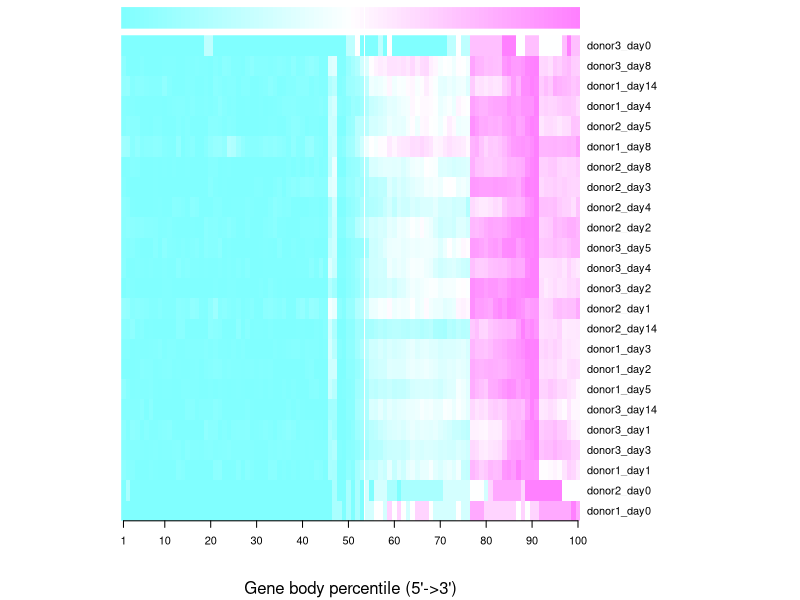
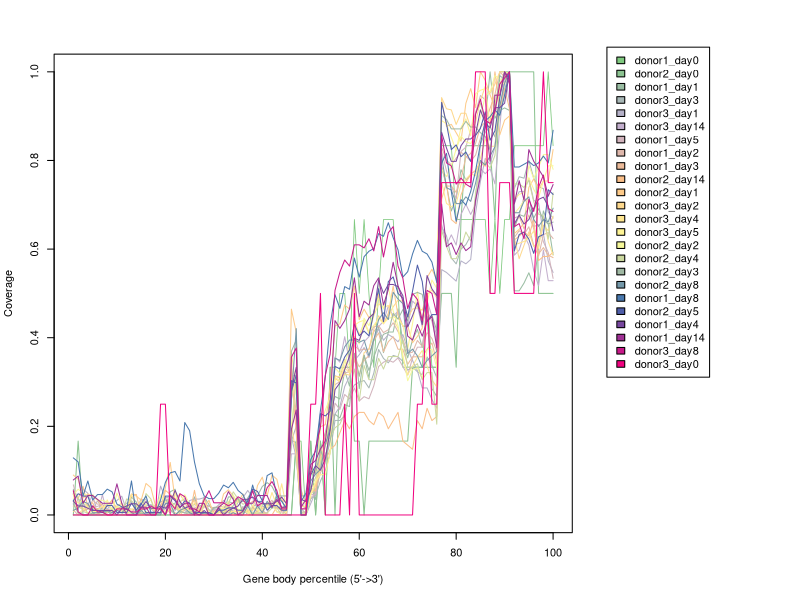

Here is the R script that generated these plots, in order:
donor1_day0 <- c(0.0,0.0,0.0,0.0,0.0,0.0,0.0,0.0,0.0,0.0,0.0,0.0,0.0,0.0,0.0,0.0,0.0,0.0,0.0,0.0,0.0,0.0,0.0,0.0,0.0,0.0,0.0,0.0,0.0,0.0,0.0,0.0,0.0,0.0,0.0,0.0,0.0,0.0,0.0,0.0,0.0,0.0,0.0,0.0,0.0,0.0,0.16666666666666666,0.16666666666666666,0.0,0.16666666666666666,0.0,0.16666666666666666,0.0,0.3333333333333333,0.3333333333333333,0.5,0.5,0.3333333333333333,0.6666666666666666,0.5,0.6666666666666666,0.5,0.3333333333333333,0.5,0.6666666666666666,0.6666666666666666,0.6666666666666666,0.5,0.3333333333333333,0.3333333333333333,0.3333333333333333,0.3333333333333333,0.3333333333333333,0.5,0.3333333333333333,0.3333333333333333,0.8333333333333334,0.8333333333333334,0.8333333333333334,0.6666666666666666,0.6666666666666666,0.6666666666666666,0.6666666666666666,0.6666666666666666,0.6666666666666666,0.6666666666666666,0.5,0.6666666666666666,0.5,0.6666666666666666,0.6666666666666666,0.8333333333333334,0.8333333333333334,0.8333333333333334,0.8333333333333334,0.8333333333333334,0.8333333333333334,0.8333333333333334,1.0,0.8333333333333334)
donor2_day0 <- c(0.0,0.16666666666666666,0.0,0.0,0.0,0.0,0.0,0.0,0.0,0.0,0.0,0.0,0.0,0.0,0.0,0.0,0.0,0.0,0.0,0.0,0.0,0.0,0.0,0.0,0.0,0.0,0.0,0.0,0.0,0.0,0.0,0.0,0.0,0.0,0.0,0.0,0.0,0.0,0.0,0.0,0.0,0.0,0.0,0.0,0.0,0.0,0.16666666666666666,0.0,0.0,0.16666666666666666,0.0,0.16666666666666666,0.0,0.3333333333333333,0.0,0.3333333333333333,0.3333333333333333,0.3333333333333333,0.16666666666666666,0.16666666666666666,0.0,0.16666666666666666,0.16666666666666666,0.16666666666666666,0.16666666666666666,0.16666666666666666,0.16666666666666666,0.16666666666666666,0.16666666666666666,0.16666666666666666,0.3333333333333333,0.3333333333333333,0.3333333333333333,0.3333333333333333,0.3333333333333333,0.3333333333333333,0.5,0.5,0.5,0.3333333333333333,0.6666666666666666,0.8333333333333334,0.8333333333333334,0.8333333333333334,0.8333333333333334,0.8333333333333334,0.8333333333333334,0.6666666666666666,1.0,1.0,1.0,1.0,1.0,1.0,1.0,1.0,0.5,0.5,0.5,0.5)
donor1_day1 <- c(0.05813953488372093,0.03488372093023256,0.029069767441860465,0.0,0.0,0.0,0.01744186046511628,0.011627906976744186,0.0,0.0,0.0,0.0,0.040697674418604654,0.029069767441860465,0.0,0.005813953488372093,0.005813953488372093,0.0,0.0,0.0,0.05232558139534884,0.05813953488372093,0.005813953488372093,0.005813953488372093,0.011627906976744186,0.040697674418604654,0.005813953488372093,0.040697674418604654,0.023255813953488372,0.005813953488372093,0.005813953488372093,0.005813953488372093,0.040697674418604654,0.040697674418604654,0.0,0.01744186046511628,0.0,0.01744186046511628,0.005813953488372093,0.023255813953488372,0.023255813953488372,0.01744186046511628,0.046511627906976744,0.03488372093023256,0.005813953488372093,0.1686046511627907,0.16279069767441862,0.0,0.0,0.06395348837209303,0.03488372093023256,0.14534883720930233,0.18604651162790697,0.23255813953488372,0.26744186046511625,0.2616279069767442,0.32558139534883723,0.29069767441860467,0.4011627906976744,0.28488372093023256,0.36046511627906974,0.3081395348837209,0.3953488372093023,0.42441860465116277,0.36627906976744184,0.4127906976744186,0.4127906976744186,0.46511627906976744,0.38953488372093026,0.3546511627906977,0.3953488372093023,0.4186046511627907,0.37790697674418605,0.4476744186046512,0.28488372093023256,0.26744186046511625,0.7848837209302325,0.7441860465116279,0.686046511627907,0.7151162790697675,0.7790697674418605,0.7558139534883721,0.7674418604651163,0.9069767441860465,0.9302325581395349,0.8895348837209303,1.0,0.8953488372093024,0.9127906976744186,0.9186046511627907,0.9127906976744186,0.5058139534883721,0.5058139534883721,0.5232558139534884,0.5465116279069767,0.5174418604651163,0.6046511627906976,0.686046511627907,0.6569767441860465,0.5872093023255814)
donor3_day3 <- c(0.03333333333333333,0.02,0.02,0.02,0.016666666666666666,0.013333333333333334,0.016666666666666666,0.023333333333333334,0.013333333333333334,0.016666666666666666,0.016666666666666666,0.02666666666666667,0.03,0.01,0.03666666666666667,0.02,0.023333333333333334,0.016666666666666666,0.03,0.03333333333333333,0.023333333333333334,0.02666666666666667,0.03,0.03666666666666667,0.02,0.023333333333333334,0.02,0.023333333333333334,0.02,0.013333333333333334,0.013333333333333334,0.013333333333333334,0.03,0.02666666666666667,0.03333333333333333,0.03,0.03333333333333333,0.02,0.023333333333333334,0.02,0.016666666666666666,0.02,0.016666666666666666,0.016666666666666666,0.016666666666666666,0.16666666666666666,0.2,0.016666666666666666,0.0,0.03666666666666667,0.043333333333333335,0.07666666666666666,0.1,0.14,0.21333333333333335,0.21333333333333335,0.22333333333333333,0.2733333333333333,0.29333333333333333,0.3,0.30333333333333334,0.2866666666666667,0.32,0.37333333333333335,0.35333333333333333,0.3433333333333333,0.36,0.3566666666666667,0.3466666666666667,0.32666666666666666,0.3333333333333333,0.3233333333333333,0.31666666666666665,0.3566666666666667,0.33666666666666667,0.31,0.65,0.63,0.58,0.5666666666666667,0.6,0.61,0.63,0.7133333333333334,0.8366666666666667,0.8633333333333333,0.8766666666666667,0.8533333333333334,0.9166666666666666,0.96,1.0,0.7366666666666667,0.7633333333333333,0.76,0.8,0.76,0.74,0.7366666666666667,0.6833333333333333,0.67)
donor3_day1 <- c(0.048859934853420196,0.009771986970684038,0.05863192182410423,0.048859934853420196,0.009771986970684038,0.03257328990228013,0.013029315960912053,0.013029315960912053,0.026058631921824105,0.03257328990228013,0.04234527687296417,0.009771986970684038,0.003257328990228013,0.006514657980456026,0.003257328990228013,0.003257328990228013,0.003257328990228013,0.003257328990228013,0.06514657980456026,0.03908794788273615,0.03908794788273615,0.009771986970684038,0.026058631921824105,0.009771986970684038,0.03257328990228013,0.035830618892508145,0.035830618892508145,0.03908794788273615,0.009771986970684038,0.013029315960912053,0.02280130293159609,0.03257328990228013,0.02280130293159609,0.006514657980456026,0.029315960912052116,0.03908794788273615,0.05537459283387622,0.03908794788273615,0.013029315960912053,0.026058631921824105,0.026058631921824105,0.026058631921824105,0.016286644951140065,0.013029315960912053,0.0,0.1758957654723127,0.13029315960912052,0.003257328990228013,0.0,0.026058631921824105,0.05211726384364821,0.12052117263843648,0.13355048859934854,0.16938110749185667,0.2280130293159609,0.24429967426710097,0.2899022801302932,0.3127035830618892,0.3485342019543974,0.36156351791530944,0.3778501628664495,0.3550488599348534,0.3941368078175896,0.4201954397394137,0.3941368078175896,0.40716612377850164,0.4006514657980456,0.39087947882736157,0.40716612377850164,0.3745928338762215,0.3485342019543974,0.3257328990228013,0.28664495114006516,0.28664495114006516,0.26058631921824105,0.24104234527687296,0.5537459283387622,0.5472312703583062,0.5374592833876222,0.5276872964169381,0.5732899022801303,0.5667752442996743,0.5765472312703583,0.6807817589576547,0.752442996742671,0.8045602605863192,0.7915309446254072,0.8306188925081434,0.9543973941368078,0.9771986970684039,1.0,0.7035830618892508,0.7296416938110749,0.7296416938110749,0.758957654723127,0.7100977198697068,0.7035830618892508,0.6351791530944625,0.5732899022801303,0.5472312703583062)
donor3_day14 <- c(0.022988505747126436,0.022988505747126436,0.022988505747126436,0.022988505747126436,0.04597701149425287,0.0,0.04597701149425287,0.0,0.0,0.0,0.0,0.0,0.0,0.0,0.034482758620689655,0.034482758620689655,0.011494252873563218,0.022988505747126436,0.022988505747126436,0.022988505747126436,0.04597701149425287,0.034482758620689655,0.011494252873563218,0.011494252873563218,0.011494252873563218,0.011494252873563218,0.011494252873563218,0.022988505747126436,0.011494252873563218,0.0,0.0,0.0,0.0,0.0,0.0,0.0,0.022988505747126436,0.0,0.022988505747126436,0.011494252873563218,0.0,0.0,0.0,0.0,0.0,0.13793103448275862,0.13793103448275862,0.0,0.0,0.04597701149425287,0.04597701149425287,0.14942528735632185,0.16091954022988506,0.1839080459770115,0.3563218390804598,0.3448275862068966,0.40229885057471265,0.3448275862068966,0.40229885057471265,0.367816091954023,0.39080459770114945,0.40229885057471265,0.42528735632183906,0.42528735632183906,0.4367816091954023,0.47126436781609193,0.4482758620689655,0.45977011494252873,0.42528735632183906,0.42528735632183906,0.4827586206896552,0.47126436781609193,0.42528735632183906,0.4827586206896552,0.4482758620689655,0.40229885057471265,0.6551724137931034,0.6091954022988506,0.632183908045977,0.6091954022988506,0.6781609195402298,0.7011494252873564,0.6781609195402298,0.7011494252873564,0.7816091954022989,0.7701149425287356,0.7816091954022989,0.7471264367816092,0.8735632183908046,1.0,0.9310344827586207,0.5862068965517241,0.5977011494252874,0.632183908045977,0.6091954022988506,0.5517241379310345,0.5172413793103449,0.5977011494252874,0.5287356321839081,0.5287356321839081)
donor1_day5 <- c(0.06796116504854369,0.02912621359223301,0.014563106796116505,0.019417475728155338,0.019417475728155338,0.019417475728155338,0.024271844660194174,0.009708737864077669,0.0,0.009708737864077669,0.009708737864077669,0.0048543689320388345,0.0048543689320388345,0.019417475728155338,0.019417475728155338,0.014563106796116505,0.014563106796116505,0.0048543689320388345,0.0048543689320388345,0.014563106796116505,0.0048543689320388345,0.014563106796116505,0.009708737864077669,0.0048543689320388345,0.009708737864077669,0.014563106796116505,0.009708737864077669,0.0048543689320388345,0.0,0.009708737864077669,0.014563106796116505,0.0048543689320388345,0.014563106796116505,0.0,0.0,0.019417475728155338,0.0,0.019417475728155338,0.0048543689320388345,0.0048543689320388345,0.0048543689320388345,0.02912621359223301,0.03398058252427184,0.009708737864077669,0.009708737864077669,0.2912621359223301,0.22330097087378642,0.009708737864077669,0.019417475728155338,0.038834951456310676,0.04854368932038835,0.1262135922330097,0.13592233009708737,0.1650485436893204,0.2524271844660194,0.23786407766990292,0.27184466019417475,0.2621359223300971,0.28640776699029125,0.25728155339805825,0.2669902912621359,0.2621359223300971,0.2912621359223301,0.33495145631067963,0.3446601941747573,0.34951456310679613,0.3446601941747573,0.35436893203883496,0.33495145631067963,0.3155339805825243,0.35436893203883496,0.3786407766990291,0.3786407766990291,0.46116504854368934,0.4368932038834951,0.3883495145631068,0.8203883495145631,0.7766990291262136,0.7427184466019418,0.7135922330097088,0.8203883495145631,0.8300970873786407,0.8689320388349514,0.9077669902912622,0.9466019417475728,0.9368932038834952,0.8737864077669902,0.9223300970873787,0.9029126213592233,0.9951456310679612,1.0,0.6699029126213593,0.6747572815533981,0.7184466019417476,0.6941747572815534,0.6504854368932039,0.6553398058252428,0.616504854368932,0.5922330097087378,0.5339805825242718)
donor1_day2 <- c(0.011061946902654867,0.0,0.008849557522123894,0.01327433628318584,0.033185840707964605,0.024336283185840708,0.024336283185840708,0.011061946902654867,0.015486725663716814,0.01991150442477876,0.02654867256637168,0.011061946902654867,0.01327433628318584,0.011061946902654867,0.011061946902654867,0.01327433628318584,0.017699115044247787,0.0022123893805309734,0.022123893805309734,0.028761061946902654,0.0420353982300885,0.035398230088495575,0.017699115044247787,0.024336283185840708,0.017699115044247787,0.017699115044247787,0.015486725663716814,0.017699115044247787,0.01991150442477876,0.015486725663716814,0.01991150442477876,0.017699115044247787,0.022123893805309734,0.004424778761061947,0.0022123893805309734,0.004424778761061947,0.00663716814159292,0.0,0.0022123893805309734,0.004424778761061947,0.024336283185840708,0.033185840707964605,0.00663716814159292,0.00663716814159292,0.004424778761061947,0.3141592920353982,0.3141592920353982,0.00663716814159292,0.00663716814159292,0.05088495575221239,0.05309734513274336,0.09513274336283185,0.1172566371681416,0.20575221238938052,0.2942477876106195,0.3008849557522124,0.32079646017699115,0.3230088495575221,0.3827433628318584,0.37168141592920356,0.37389380530973454,0.37389380530973454,0.413716814159292,0.4269911504424779,0.41150442477876104,0.41814159292035397,0.4336283185840708,0.413716814159292,0.39601769911504425,0.36504424778761063,0.3672566371681416,0.3938053097345133,0.3805309734513274,0.41150442477876104,0.39823008849557523,0.3694690265486726,0.8296460176991151,0.8008849557522124,0.7898230088495575,0.8053097345132744,0.8185840707964602,0.8097345132743363,0.7986725663716814,0.8119469026548672,0.8495575221238938,0.8827433628318584,0.8915929203539823,0.9070796460176991,0.9712389380530974,1.0,0.9867256637168141,0.6261061946902655,0.6415929203539823,0.6327433628318584,0.6504424778761062,0.6084070796460177,0.584070796460177,0.6327433628318584,0.6371681415929203,0.6238938053097345)
donor1_day3 <- c(0.019830028328611898,0.019830028328611898,0.0113314447592068,0.014164305949008499,0.014164305949008499,0.014164305949008499,0.0169971671388102,0.019830028328611898,0.0339943342776204,0.0113314447592068,0.019830028328611898,0.019830028328611898,0.0113314447592068,0.0113314447592068,0.0169971671388102,0.0169971671388102,0.0169971671388102,0.0169971671388102,0.028328611898016998,0.0169971671388102,0.031161473087818695,0.014164305949008499,0.014164305949008499,0.0113314447592068,0.0226628895184136,0.0113314447592068,0.019830028328611898,0.0056657223796034,0.0,0.0,0.0,0.0028328611898017,0.0056657223796034,0.0169971671388102,0.0113314447592068,0.014164305949008499,0.019830028328611898,0.031161473087818695,0.031161473087818695,0.014164305949008499,0.025495750708215296,0.0226628895184136,0.019830028328611898,0.0084985835694051,0.0169971671388102,0.34277620396600567,0.22662889518413598,0.028328611898016998,0.0113314447592068,0.06515580736543909,0.06515580736543909,0.1359773371104816,0.1813031161473088,0.2237960339943343,0.31444759206798867,0.3087818696883853,0.35127478753541075,0.32011331444759206,0.35694050991501414,0.3342776203966006,0.34844192634560905,0.3597733711048159,0.3937677053824363,0.41076487252124644,0.36827195467422097,0.3909348441926346,0.40226628895184136,0.37393767705382436,0.37393767705382436,0.33994334277620397,0.35694050991501414,0.35694050991501414,0.35694050991501414,0.37393767705382436,0.3881019830028329,0.34560906515580736,0.7875354107648725,0.7422096317280453,0.7422096317280453,0.7280453257790368,0.7592067988668555,0.8073654390934845,0.8158640226628895,0.8385269121813032,0.8753541076487252,0.886685552407932,0.9178470254957507,0.9490084985835694,1.0,0.9886685552407932,0.9971671388101983,0.6515580736543909,0.6742209631728046,0.6458923512747875,0.6770538243626062,0.6458923512747875,0.5892351274787535,0.603399433427762,0.5864022662889519,0.5807365439093485)
donor2_day14 <- c(0.046296296296296294,0.037037037037037035,0.06481481481481481,0.018518518518518517,0.027777777777777776,0.0,0.009259259259259259,0.0,0.0,0.0,0.0,0.0,0.046296296296296294,0.046296296296296294,0.0,0.0,0.0,0.0,0.0,0.05555555555555555,0.046296296296296294,0.037037037037037035,0.0,0.0,0.0,0.05555555555555555,0.0,0.037037037037037035,0.0,0.009259259259259259,0.009259259259259259,0.0,0.018518518518518517,0.0,0.0,0.0,0.0,0.0,0.009259259259259259,0.009259259259259259,0.0,0.0,0.018518518518518517,0.009259259259259259,0.027777777777777776,0.32407407407407407,0.18518518518518517,0.0,0.0,0.05555555555555555,0.05555555555555555,0.12962962962962962,0.12037037037037036,0.14814814814814814,0.1574074074074074,0.18518518518518517,0.21296296296296297,0.19444444444444445,0.2222222222222222,0.23148148148148148,0.23148148148148148,0.21296296296296297,0.2037037037037037,0.23148148148148148,0.2222222222222222,0.19444444444444445,0.21296296296296297,0.23148148148148148,0.16666666666666666,0.1574074074074074,0.14814814814814814,0.21296296296296297,0.19444444444444445,0.24074074074074073,0.21296296296296297,0.2222222222222222,0.7129629629629629,0.75,0.6666666666666666,0.6574074074074074,0.7222222222222222,0.75,0.7685185185185185,0.7777777777777778,0.7962962962962963,0.7870370370370371,0.8796296296296297,1.0,0.9166666666666666,0.9629629629629629,0.9166666666666666,0.6203703703703703,0.6296296296296297,0.6388888888888888,0.6296296296296297,0.6666666666666666,0.5740740740740741,0.5833333333333334,0.5833333333333334,0.5925925925925926)
donor2_day1 <- c(0.09004739336492891,0.08056872037914692,0.037914691943127965,0.04739336492890995,0.04265402843601896,0.03317535545023697,0.018957345971563982,0.018957345971563982,0.03317535545023697,0.014218009478672985,0.014218009478672985,0.014218009478672985,0.04739336492890995,0.04265402843601896,0.03317535545023697,0.07109004739336493,0.061611374407582936,0.018957345971563982,0.014218009478672985,0.061611374407582936,0.11848341232227488,0.03317535545023697,0.04739336492890995,0.02843601895734597,0.018957345971563982,0.03317535545023697,0.0,0.018957345971563982,0.03317535545023697,0.0,0.004739336492890996,0.04739336492890995,0.05687203791469194,0.04265402843601896,0.02843601895734597,0.04739336492890995,0.009478672985781991,0.009478672985781991,0.06635071090047394,0.08530805687203792,0.04265402843601896,0.09004739336492891,0.08056872037914692,0.03317535545023697,0.02843601895734597,0.46445497630331756,0.41232227488151657,0.05687203791469194,0.023696682464454975,0.0947867298578199,0.0947867298578199,0.1990521327014218,0.2037914691943128,0.2890995260663507,0.4265402843601896,0.4312796208530806,0.47393364928909953,0.46445497630331756,0.5165876777251185,0.44075829383886256,0.46445497630331756,0.44549763033175355,0.4549763033175355,0.4976303317535545,0.4312796208530806,0.4549763033175355,0.5165876777251185,0.45023696682464454,0.4265402843601896,0.4265402843601896,0.3886255924170616,0.4028436018957346,0.4218009478672986,0.5355450236966824,0.5545023696682464,0.5308056872037915,0.9383886255924171,0.8767772511848341,0.8815165876777251,0.8625592417061612,0.8436018957345972,0.9289099526066351,0.9620853080568721,0.919431279620853,1.0,0.981042654028436,0.9478672985781991,0.919431279620853,0.8578199052132701,0.8909952606635071,0.9004739336492891,0.6350710900473934,0.6445497630331753,0.6587677725118484,0.7393364928909952,0.7582938388625592,0.7345971563981043,0.7535545023696683,0.7535545023696683,0.8246445497630331)
donor3_day2 <- c(0.007575757575757576,0.020202020202020204,0.015151515151515152,0.005050505050505051,0.007575757575757576,0.005050505050505051,0.007575757575757576,0.005050505050505051,0.007575757575757576,0.012626262626262626,0.012626262626262626,0.005050505050505051,0.005050505050505051,0.005050505050505051,0.0,0.0,0.0,0.0,0.007575757575757576,0.0025252525252525255,0.012626262626262626,0.005050505050505051,0.0,0.012626262626262626,0.015151515151515152,0.0,0.0025252525252525255,0.0,0.0,0.0,0.017676767676767676,0.005050505050505051,0.027777777777777776,0.015151515151515152,0.0,0.010101010101010102,0.007575757575757576,0.0025252525252525255,0.0025252525252525255,0.0025252525252525255,0.0025252525252525255,0.0,0.0,0.0,0.0,0.20454545454545456,0.13383838383838384,0.007575757575757576,0.0,0.045454545454545456,0.06818181818181818,0.10353535353535354,0.15656565656565657,0.17676767676767677,0.30808080808080807,0.3005050505050505,0.3181818181818182,0.31565656565656564,0.351010101010101,0.31313131313131315,0.3661616161616162,0.37373737373737376,0.41919191919191917,0.4494949494949495,0.4318181818181818,0.4494949494949495,0.4696969696969697,0.48484848484848486,0.4823232323232323,0.4444444444444444,0.46464646464646464,0.4671717171717172,0.4621212121212121,0.49747474747474746,0.5075757575757576,0.4898989898989899,0.9419191919191919,0.9166666666666666,0.9141414141414141,0.8813131313131313,0.9065656565656566,0.9065656565656566,0.8737373737373737,0.8863636363636364,0.9343434343434344,0.9671717171717171,0.952020202020202,0.9722222222222222,1.0,1.0,0.9949494949494949,0.6262626262626263,0.5782828282828283,0.6085858585858586,0.6388888888888888,0.6060606060606061,0.6161616161616161,0.6540404040404041,0.6414141414141414,0.6742424242424242)
donor3_day4 <- c(0.046875,0.00390625,0.01171875,0.01953125,0.015625,0.01171875,0.01953125,0.0078125,0.0078125,0.01953125,0.0078125,0.0078125,0.046875,0.01953125,0.03125,0.015625,0.015625,0.0078125,0.015625,0.0078125,0.01171875,0.01953125,0.0078125,0.01953125,0.0078125,0.02734375,0.0078125,0.03515625,0.00390625,0.0,0.0,0.0078125,0.0078125,0.0078125,0.0078125,0.0078125,0.01171875,0.01171875,0.015625,0.015625,0.015625,0.05078125,0.01953125,0.0703125,0.015625,0.3671875,0.28515625,0.01953125,0.01953125,0.05078125,0.07421875,0.125,0.1640625,0.2265625,0.3125,0.3125,0.33203125,0.3203125,0.44140625,0.40625,0.43359375,0.41015625,0.44921875,0.4765625,0.46875,0.47265625,0.44140625,0.421875,0.35546875,0.31640625,0.3359375,0.35546875,0.37109375,0.3359375,0.3046875,0.2890625,0.75,0.703125,0.6953125,0.703125,0.74609375,0.7578125,0.76953125,0.765625,0.8046875,0.84765625,0.83203125,0.83203125,0.95703125,1.0,0.99609375,0.609375,0.61328125,0.6171875,0.625,0.640625,0.6015625,0.671875,0.6171875,0.5859375)
donor3_day5 <- c(0.03787878787878788,0.026515151515151516,0.03409090909090909,0.015151515151515152,0.007575757575757576,0.007575757575757576,0.007575757575757576,0.03409090909090909,0.007575757575757576,0.04924242424242424,0.022727272727272728,0.01893939393939394,0.011363636363636364,0.022727272727272728,0.011363636363636364,0.022727272727272728,0.03409090909090909,0.011363636363636364,0.041666666666666664,0.030303030303030304,0.030303030303030304,0.05303030303030303,0.007575757575757576,0.015151515151515152,0.007575757575757576,0.003787878787878788,0.003787878787878788,0.003787878787878788,0.007575757575757576,0.003787878787878788,0.011363636363636364,0.015151515151515152,0.011363636363636364,0.0,0.03787878787878788,0.0,0.0,0.022727272727272728,0.011363636363636364,0.011363636363636364,0.022727272727272728,0.022727272727272728,0.007575757575757576,0.0,0.007575757575757576,0.2689393939393939,0.3068181818181818,0.0,0.0,0.045454545454545456,0.07575757575757576,0.09090909090909091,0.09090909090909091,0.14015151515151514,0.3106060606060606,0.30303030303030304,0.3371212121212121,0.38257575757575757,0.42803030303030304,0.4356060606060606,0.4393939393939394,0.4128787878787879,0.42803030303030304,0.4431818181818182,0.4318181818181818,0.4431818181818182,0.44696969696969696,0.4431818181818182,0.42803030303030304,0.375,0.4318181818181818,0.5037878787878788,0.4356060606060606,0.4772727272727273,0.5303030303030303,0.5113636363636364,0.8901515151515151,0.8825757575757576,0.8522727272727273,0.821969696969697,0.875,0.8939393939393939,0.8560606060606061,0.9507575757575758,0.9583333333333334,0.9621212121212122,0.8825757575757576,0.928030303030303,0.9772727272727273,0.9734848484848485,1.0,0.7121212121212122,0.7234848484848485,0.7272727272727273,0.7613636363636364,0.7348484848484849,0.7159090909090909,0.7537878787878788,0.7878787878787878,0.7878787878787878)
donor2_day2 <- c(0.04564315352697095,0.058091286307053944,0.04979253112033195,0.04149377593360996,0.04564315352697095,0.03319502074688797,0.03319502074688797,0.029045643153526972,0.012448132780082987,0.016597510373443983,0.024896265560165973,0.008298755186721992,0.004149377593360996,0.0,0.004149377593360996,0.008298755186721992,0.0,0.0,0.04564315352697095,0.029045643153526972,0.03319502074688797,0.016597510373443983,0.024896265560165973,0.04564315352697095,0.024896265560165973,0.0,0.0,0.024896265560165973,0.0,0.004149377593360996,0.004149377593360996,0.02074688796680498,0.029045643153526972,0.04564315352697095,0.012448132780082987,0.012448132780082987,0.004149377593360996,0.004149377593360996,0.004149377593360996,0.024896265560165973,0.024896265560165973,0.024896265560165973,0.029045643153526972,0.016597510373443983,0.016597510373443983,0.2033195020746888,0.3029045643153527,0.029045643153526972,0.029045643153526972,0.0995850622406639,0.0995850622406639,0.2033195020746888,0.23651452282157676,0.26556016597510373,0.33195020746887965,0.31950207468879666,0.34854771784232363,0.3360995850622407,0.4024896265560166,0.38589211618257263,0.44398340248962653,0.42738589211618255,0.45643153526970953,0.4896265560165975,0.46473029045643155,0.5145228215767634,0.4605809128630705,0.42738589211618255,0.36099585062240663,0.3029045643153527,0.3278008298755187,0.33195020746887965,0.3070539419087137,0.37344398340248963,0.37344398340248963,0.33195020746887965,0.7800829875518672,0.7634854771784232,0.7883817427385892,0.8257261410788381,0.8547717842323651,0.8423236514522822,0.8381742738589212,0.8589211618257261,0.8962655601659751,0.946058091286307,0.9543568464730291,0.991701244813278,0.983402489626556,0.983402489626556,1.0,0.6804979253112033,0.6929460580912863,0.7095435684647303,0.7883817427385892,0.7593360995850622,0.7842323651452282,0.8132780082987552,0.8132780082987552,0.7800829875518672)
donor2_day4 <- c(0.05220883534136546,0.040160642570281124,0.008032128514056224,0.004016064257028112,0.004016064257028112,0.0,0.0,0.008032128514056224,0.012048192771084338,0.0,0.0,0.03614457831325301,0.0321285140562249,0.020080321285140562,0.0,0.04819277108433735,0.03614457831325301,0.0,0.0,0.0,0.024096385542168676,0.024096385542168676,0.0,0.0,0.008032128514056224,0.008032128514056224,0.008032128514056224,0.020080321285140562,0.012048192771084338,0.0,0.0,0.0,0.024096385542168676,0.05220883534136546,0.03614457831325301,0.024096385542168676,0.028112449799196786,0.004016064257028112,0.004016064257028112,0.004016064257028112,0.004016064257028112,0.01606425702811245,0.01606425702811245,0.0,0.012048192771084338,0.17269076305220885,0.321285140562249,0.004016064257028112,0.008032128514056224,0.060240963855421686,0.08433734939759036,0.11646586345381527,0.1686746987951807,0.17269076305220885,0.19678714859437751,0.20481927710843373,0.2289156626506024,0.28112449799196787,0.3293172690763052,0.2570281124497992,0.3373493975903614,0.30522088353413657,0.30522088353413657,0.3534136546184739,0.3293172690763052,0.357429718875502,0.357429718875502,0.357429718875502,0.39357429718875503,0.3333333333333333,0.3333333333333333,0.3413654618473896,0.30522088353413657,0.321285140562249,0.321285140562249,0.20481927710843373,0.642570281124498,0.606425702811245,0.5783132530120482,0.5783132530120482,0.6024096385542169,0.6385542168674698,0.6184738955823293,0.7269076305220884,0.7871485943775101,0.7951807228915663,0.7831325301204819,0.8112449799196787,0.9076305220883534,0.9477911646586346,1.0,0.7469879518072289,0.7469879518072289,0.7389558232931727,0.7550200803212851,0.7068273092369478,0.678714859437751,0.6746987951807228,0.6224899598393574,0.7269076305220884)
donor2_day3 <- c(0.02575107296137339,0.004291845493562232,0.0,0.0,0.004291845493562232,0.0,0.0,0.008583690987124463,0.0,0.0,0.0,0.0,0.0,0.0,0.004291845493562232,0.0,0.004291845493562232,0.0,0.004291845493562232,0.03862660944206009,0.012875536480686695,0.0,0.008583690987124463,0.004291845493562232,0.004291845493562232,0.004291845493562232,0.0,0.004291845493562232,0.0,0.017167381974248927,0.017167381974248927,0.004291845493562232,0.0,0.02145922746781116,0.03862660944206009,0.004291845493562232,0.03862660944206009,0.055793991416309016,0.04291845493562232,0.06437768240343347,0.07296137339055794,0.06437768240343347,0.04291845493562232,0.04291845493562232,0.04291845493562232,0.36909871244635195,0.3948497854077253,0.04291845493562232,0.04291845493562232,0.09871244635193133,0.0944206008583691,0.1459227467811159,0.12017167381974249,0.16738197424892703,0.22746781115879827,0.21888412017167383,0.24892703862660945,0.2446351931330472,0.3648068669527897,0.3133047210300429,0.3605150214592275,0.3261802575107296,0.3562231759656652,0.38626609442060084,0.40772532188841204,0.41201716738197425,0.45493562231759654,0.44206008583690987,0.463519313304721,0.43776824034334766,0.4978540772532189,0.5021459227467812,0.4978540772532189,0.4334763948497854,0.45064377682403434,0.41630901287553645,0.9012875536480687,0.8927038626609443,0.871244635193133,0.871244635193133,0.871244635193133,0.8884120171673819,0.8755364806866953,0.8755364806866953,0.8626609442060086,0.8540772532188842,0.8240343347639485,0.9141630901287554,0.9914163090128756,0.9828326180257511,1.0,0.648068669527897,0.6781115879828327,0.6738197424892703,0.6952789699570815,0.6695278969957081,0.6909871244635193,0.6652360515021459,0.6566523605150214,0.6609442060085837)
donor2_day8 <- c(0.010256410256410256,0.015384615384615385,0.03076923076923077,0.02564102564102564,0.005128205128205128,0.005128205128205128,0.005128205128205128,0.010256410256410256,0.005128205128205128,0.010256410256410256,0.005128205128205128,0.015384615384615385,0.005128205128205128,0.0,0.010256410256410256,0.0,0.0,0.0,0.0,0.02564102564102564,0.02564102564102564,0.0,0.010256410256410256,0.015384615384615385,0.005128205128205128,0.0,0.0,0.005128205128205128,0.005128205128205128,0.0,0.0,0.0,0.0,0.005128205128205128,0.0,0.0,0.020512820512820513,0.0,0.020512820512820513,0.005128205128205128,0.03076923076923077,0.015384615384615385,0.041025641025641026,0.015384615384615385,0.020512820512820513,0.26153846153846155,0.4205128205128205,0.0,0.0,0.07692307692307693,0.09230769230769231,0.10256410256410256,0.15897435897435896,0.19487179487179487,0.35384615384615387,0.3487179487179487,0.37948717948717947,0.39487179487179486,0.39487179487179486,0.38974358974358975,0.39487179487179486,0.358974358974359,0.39487179487179486,0.441025641025641,0.4564102564102564,0.441025641025641,0.5025641025641026,0.48717948717948717,0.47692307692307695,0.3641025641025641,0.37435897435897436,0.358974358974359,0.3333333333333333,0.3487179487179487,0.358974358974359,0.36923076923076925,0.8102564102564103,0.7384615384615385,0.7333333333333333,0.7025641025641025,0.7025641025641025,0.717948717948718,0.7076923076923077,0.7487179487179487,0.8,0.7897435897435897,0.8102564102564103,0.8307692307692308,0.9230769230769231,0.9743589743589743,1.0,0.6820512820512821,0.6820512820512821,0.7076923076923077,0.717948717948718,0.6666666666666666,0.6512820512820513,0.6666666666666666,0.6615384615384615,0.6923076923076923)
donor1_day8 <- c(0.12883435582822086,0.1196319018404908,0.04294478527607362,0.07668711656441718,0.03374233128834356,0.046012269938650305,0.046012269938650305,0.05828220858895705,0.05214723926380368,0.024539877300613498,0.018404907975460124,0.012269938650306749,0.07668711656441718,0.0,0.024539877300613498,0.04294478527607362,0.006134969325153374,0.006134969325153374,0.03374233128834356,0.0736196319018405,0.0950920245398773,0.09815950920245399,0.07668711656441718,0.2085889570552147,0.1901840490797546,0.1196319018404908,0.0705521472392638,0.04294478527607362,0.03680981595092025,0.03680981595092025,0.049079754601226995,0.06748466257668712,0.06134969325153374,0.0736196319018405,0.05521472392638037,0.046012269938650305,0.02147239263803681,0.06748466257668712,0.03067484662576687,0.03067484662576687,0.08895705521472393,0.0950920245398773,0.04294478527607362,0.03067484662576687,0.015337423312883436,0.2791411042944785,0.3159509202453988,0.03067484662576687,0.049079754601226995,0.12576687116564417,0.1441717791411043,0.2361963190184049,0.3128834355828221,0.4294478527607362,0.49693251533742333,0.4662576687116564,0.5153374233128835,0.50920245398773,0.5797546012269938,0.5368098159509203,0.5828220858895705,0.5950920245398773,0.6012269938650306,0.6349693251533742,0.6288343558282209,0.6595092024539877,0.6257668711656442,0.598159509202454,0.5368098159509203,0.549079754601227,0.588957055214724,0.6196319018404908,0.5950920245398773,0.588957055214724,0.5705521472392638,0.5245398773006135,0.7944785276073619,0.8159509202453987,0.7300613496932515,0.6625766871165644,0.7116564417177914,0.6993865030674846,0.7300613496932515,0.7760736196319018,0.8374233128834356,0.8895705521472392,0.8987730061349694,0.9141104294478528,0.901840490797546,0.9478527607361963,1.0,0.7852760736196319,0.7852760736196319,0.7914110429447853,0.7975460122699386,0.7883435582822086,0.7944785276073619,0.8098159509202454,0.7944785276073619,0.8680981595092024)
donor2_day5 <- c(0.031914893617021274,0.047872340425531915,0.0425531914893617,0.0425531914893617,0.010638297872340425,0.010638297872340425,0.005319148936170213,0.02127659574468085,0.02127659574468085,0.005319148936170213,0.005319148936170213,0.005319148936170213,0.026595744680851064,0.010638297872340425,0.026595744680851064,0.005319148936170213,0.005319148936170213,0.005319148936170213,0.005319148936170213,0.0425531914893617,0.0425531914893617,0.031914893617021274,0.015957446808510637,0.031914893617021274,0.026595744680851064,0.005319148936170213,0.005319148936170213,0.005319148936170213,0.005319148936170213,0.0,0.010638297872340425,0.010638297872340425,0.015957446808510637,0.015957446808510637,0.010638297872340425,0.010638297872340425,0.031914893617021274,0.05851063829787234,0.05319148936170213,0.031914893617021274,0.010638297872340425,0.02127659574468085,0.02127659574468085,0.010638297872340425,0.010638297872340425,0.30319148936170215,0.2978723404255319,0.0,0.0,0.09042553191489362,0.11170212765957446,0.22872340425531915,0.22340425531914893,0.23404255319148937,0.3351063829787234,0.32978723404255317,0.35638297872340424,0.3723404255319149,0.4308510638297872,0.40425531914893614,0.4148936170212766,0.40425531914893614,0.4574468085106383,0.5106382978723404,0.43617021276595747,0.526595744680851,0.5372340425531915,0.5,0.48936170212765956,0.44680851063829785,0.5053191489361702,0.5638297872340425,0.526595744680851,0.43617021276595747,0.4521276595744681,0.4521276595744681,0.9308510638297872,0.8829787234042553,0.824468085106383,0.8351063829787234,0.8085106382978723,0.8191489361702128,0.7978723404255319,0.8563829787234043,0.8723404255319149,0.9095744680851063,0.8457446808510638,0.8670212765957447,0.9414893617021277,1.0,0.9840425531914894,0.5957446808510638,0.6329787234042553,0.6382978723404256,0.6223404255319149,0.5904255319148937,0.6276595744680851,0.6329787234042553,0.7340425531914894,0.723404255319149)
donor1_day4 <- c(0.030303030303030304,0.020202020202020204,0.020202020202020204,0.015151515151515152,0.010101010101010102,0.010101010101010102,0.010101010101010102,0.010101010101010102,0.010101010101010102,0.0,0.015151515151515152,0.020202020202020204,0.025252525252525252,0.025252525252525252,0.015151515151515152,0.030303030303030304,0.015151515151515152,0.015151515151515152,0.020202020202020204,0.015151515151515152,0.025252525252525252,0.05555555555555555,0.030303030303030304,0.015151515151515152,0.020202020202020204,0.005050505050505051,0.0,0.010101010101010102,0.0,0.0,0.015151515151515152,0.0,0.010101010101010102,0.015151515151515152,0.020202020202020204,0.03535353535353535,0.03535353535353535,0.04040404040404041,0.030303030303030304,0.025252525252525252,0.025252525252525252,0.025252525252525252,0.030303030303030304,0.04040404040404041,0.025252525252525252,0.2828282828282828,0.3333333333333333,0.03535353535353535,0.030303030303030304,0.05555555555555555,0.1111111111111111,0.10101010101010101,0.12626262626262627,0.1919191919191919,0.2828282828282828,0.29797979797979796,0.3282828282828283,0.35858585858585856,0.398989898989899,0.3939393939393939,0.42424242424242425,0.4444444444444444,0.45454545454545453,0.5303030303030303,0.5,0.5202020202020202,0.5202020202020202,0.5151515151515151,0.494949494949495,0.42424242424242425,0.4494949494949495,0.4797979797979798,0.4292929292929293,0.5404040404040404,0.51010101010101,0.494949494949495,0.8636363636363636,0.8282828282828283,0.797979797979798,0.797979797979798,0.8333333333333334,0.8484848484848485,0.8484848484848485,0.8585858585858586,0.9141414141414141,0.8838383838383839,0.8737373737373737,0.9191919191919192,0.9191919191919192,0.9292929292929293,1.0,0.6565656565656566,0.6767676767676768,0.6565656565656566,0.6666666666666666,0.6919191919191919,0.7121212121212122,0.7171717171717171,0.696969696969697,0.6414141414141414)
donor1_day14 <- c(0.07894736842105263,0.08771929824561403,0.02631578947368421,0.043859649122807015,0.043859649122807015,0.03508771929824561,0.02631578947368421,0.02631578947368421,0.02631578947368421,0.07017543859649122,0.02631578947368421,0.0,0.0,0.0,0.017543859649122806,0.017543859649122806,0.0,0.0,0.017543859649122806,0.0,0.043859649122807015,0.03508771929824561,0.017543859649122806,0.02631578947368421,0.02631578947368421,0.0,0.02631578947368421,0.02631578947368421,0.0,0.0,0.017543859649122806,0.02631578947368421,0.05263157894736842,0.03508771929824561,0.0,0.008771929824561403,0.02631578947368421,0.02631578947368421,0.043859649122807015,0.043859649122807015,0.043859649122807015,0.017543859649122806,0.03508771929824561,0.017543859649122806,0.017543859649122806,0.19298245614035087,0.23684210526315788,0.017543859649122806,0.03508771929824561,0.11403508771929824,0.12280701754385964,0.14912280701754385,0.16666666666666666,0.2543859649122807,0.43859649122807015,0.42105263157894735,0.43859649122807015,0.4649122807017544,0.5350877192982456,0.4473684210526316,0.4824561403508772,0.47368421052631576,0.5175438596491229,0.5350877192982456,0.47368421052631576,0.5087719298245614,0.5701754385964912,0.5175438596491229,0.4824561403508772,0.40350877192982454,0.39473684210526316,0.4298245614035088,0.40350877192982454,0.43859649122807015,0.4473684210526316,0.37719298245614036,0.7017543859649122,0.6052631578947368,0.6140350877192983,0.5877192982456141,0.6140350877192983,0.5964912280701754,0.6052631578947368,0.7105263157894737,0.7631578947368421,0.8859649122807017,0.7982456140350878,0.9473684210526315,0.9473684210526315,1.0,0.9736842105263158,0.7017543859649122,0.7543859649122807,0.7105263157894737,0.8245614035087719,0.7982456140350878,0.7807017543859649,0.7631578947368421,0.7192982456140351,0.7456140350877193)
donor3_day8 <- c(0.0547945205479452,0.00684931506849315,0.0,0.0,0.02054794520547945,0.00684931506849315,0.00684931506849315,0.0,0.0,0.0136986301369863,0.0136986301369863,0.0136986301369863,0.00684931506849315,0.00684931506849315,0.0136986301369863,0.0136986301369863,0.02054794520547945,0.0136986301369863,0.0136986301369863,0.0,0.0273972602739726,0.0136986301369863,0.04794520547945205,0.0410958904109589,0.0136986301369863,0.0136986301369863,0.00684931506849315,0.03424657534246575,0.0547945205479452,0.0273972602739726,0.0273972602739726,0.0273972602739726,0.02054794520547945,0.0273972602739726,0.0410958904109589,0.03424657534246575,0.02054794520547945,0.0547945205479452,0.02054794520547945,0.0273972602739726,0.06164383561643835,0.07534246575342465,0.0547945205479452,0.0136986301369863,0.0136986301369863,0.3561643835616438,0.3767123287671233,0.0136986301369863,0.0136986301369863,0.0958904109589041,0.1506849315068493,0.19863013698630136,0.3150684931506849,0.363013698630137,0.5068493150684932,0.547945205479452,0.5753424657534246,0.5616438356164384,0.6095890410958904,0.6095890410958904,0.6027397260273972,0.6232876712328768,0.5958904109589042,0.6506849315068494,0.5821917808219178,0.636986301369863,0.6506849315068494,0.5616438356164384,0.5342465753424658,0.4657534246575342,0.5,0.4863013698630137,0.4383561643835616,0.5068493150684932,0.5,0.4520547945205479,0.8561643835616438,0.7945205479452054,0.7876712328767124,0.7465753424657534,0.7602739726027398,0.7465753424657534,0.7397260273972602,0.9041095890410958,0.9383561643835616,0.8904109589041096,0.8835616438356164,0.910958904109589,0.9726027397260274,0.9863013698630136,1.0,0.6506849315068494,0.6575342465753424,0.6232876712328768,0.7123287671232876,0.684931506849315,0.7397260273972602,0.7671232876712328,0.6917808219178082,0.684931506849315)
donor3_day0 <- c(0.0,0.0,0.0,0.0,0.0,0.0,0.0,0.0,0.0,0.0,0.0,0.0,0.0,0.0,0.0,0.0,0.0,0.0,0.25,0.25,0.0,0.0,0.0,0.0,0.0,0.0,0.0,0.0,0.0,0.0,0.0,0.0,0.0,0.0,0.0,0.0,0.0,0.0,0.0,0.0,0.0,0.0,0.0,0.0,0.0,0.0,0.0,0.0,0.0,0.25,0.25,0.5,0.0,0.0,0.0,0.0,0.25,0.0,0.5,0.0,0.0,0.0,0.0,0.0,0.0,0.0,0.0,0.0,0.0,0.0,0.0,0.25,0.25,0.5,0.25,0.25,0.75,0.75,0.75,0.75,0.75,0.75,0.75,1.0,1.0,1.0,0.5,0.5,0.75,0.75,0.75,0.5,0.5,0.5,0.5,0.5,0.75,1.0,0.75,0.75)
data_matrix <- matrix(c(donor1_day0,donor2_day0,donor1_day1,donor3_day3,donor3_day1,donor3_day14,donor1_day5,donor1_day2,donor1_day3,donor2_day14,donor2_day1,donor3_day2,donor3_day4,donor3_day5,donor2_day2,donor2_day4,donor2_day3,donor2_day8,donor1_day8,donor2_day5,donor1_day4,donor1_day14,donor3_day8,donor3_day0), byrow=T, ncol=100)
rowLabel <- c("donor1_day0","donor2_day0","donor1_day1","donor3_day3","donor3_day1","donor3_day14","donor1_day5","donor1_day2","donor1_day3","donor2_day14","donor2_day1","donor3_day2","donor3_day4","donor3_day5","donor2_day2","donor2_day4","donor2_day3","donor2_day8","donor1_day8","donor2_day5","donor1_day4","donor1_day14","donor3_day8","donor3_day0")


pdf("geneBodyCovtop10.geneBodyCoverage.heatMap.pdf")
rc <- cm.colors(ncol(data_matrix))
heatmap(data_matrix, scale=c("none"),keep.dendro=F, labRow = rowLabel ,Colv = NA,Rowv = NA,labCol=NA,col=cm.colors(256),margins = c(6, 8),ColSideColors = rc,cexRow=1,cexCol=1,xlab="Gene body percentile (5'->3')", add.expr=x_axis_expr <- axis(side=1,at=c(1,10,20,30,40,50,60,70,80,90,100),labels=c("1","10","20","30","40","50","60","70","80","90","100")))
dev.off()


pdf("geneBodyCovtop10.geneBodyCoverage.curves.pdf")
x=1:100
icolor = colorRampPalette(c("#7fc97f","#beaed4","#fdc086","#ffff99","#386cb0","#f0027f"))(24)
layout(matrix(c(1,1,1,2,1,1,1,2,1,1,1,2), 4, 4, byrow = TRUE))
plot(x,donor1_day0,type='l',xlab="Gene body percentile (5'->3')", ylab="Coverage",lwd=0.8,col=icolor[1])
lines(x,donor2_day0,type='l',col=icolor[2])
lines(x,donor1_day1,type='l',col=icolor[3])
lines(x,donor3_day3,type='l',col=icolor[4])
lines(x,donor3_day1,type='l',col=icolor[5])
lines(x,donor3_day14,type='l',col=icolor[6])
lines(x,donor1_day5,type='l',col=icolor[7])
lines(x,donor1_day2,type='l',col=icolor[8])
lines(x,donor1_day3,type='l',col=icolor[9])
lines(x,donor2_day14,type='l',col=icolor[10])
lines(x,donor2_day1,type='l',col=icolor[11])
lines(x,donor3_day2,type='l',col=icolor[12])
lines(x,donor3_day4,type='l',col=icolor[13])
lines(x,donor3_day5,type='l',col=icolor[14])
lines(x,donor2_day2,type='l',col=icolor[15])
lines(x,donor2_day4,type='l',col=icolor[16])
lines(x,donor2_day3,type='l',col=icolor[17])
lines(x,donor2_day8,type='l',col=icolor[18])
lines(x,donor1_day8,type='l',col=icolor[19])
lines(x,donor2_day5,type='l',col=icolor[20])
lines(x,donor1_day4,type='l',col=icolor[21])
lines(x,donor1_day14,type='l',col=icolor[22])
lines(x,donor3_day8,type='l',col=icolor[23])
lines(x,donor3_day0,type='l',col=icolor[24])
par(mar=c(1,0,2,1))
plot.new()
legend(0,1,fill=icolor[1:24],legend=c('donor1_day0','donor2_day0','donor1_day1','donor3_day3','donor3_day1','donor3_day14','donor1_day5','donor1_day2','donor1_day3','donor2_day14','donor2_day1','donor3_day2','donor3_day4','donor3_day5','donor2_day2','donor2_day4','donor2_day3','donor2_day8','donor1_day8','donor2_day5','donor1_day4','donor1_day14','donor3_day8','donor3_day0'))
dev.off()
